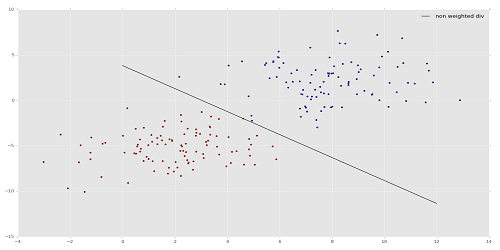
#> input picture lesson4 bitwise/mainsvmimage.png, 500 x 250 px, given in place of drawing_1.png, which was not available
$ python 'Bitwise Operators.py'
#> lines starting #> are read from the running program, lines starting #| are printed output that depends on the picture; pictures that were not available may be replaced by others from this repository, and a replacement may not be noted
#################################################
#  CREATE BY Thiraphong Thiangphadung           #
# เลขประจำตัว 593684 แผนก หทปอ-ห. ฝ่าย อปอ.      #
#  lesson 4 image Operators                     #
#################################################
import cv2
import numpy as np

img1 = cv2.imread("drawing_1.png")
#> img1 is the input picture: shape (250, 500, 3); mean B, G, R 231.8, 231.6, 231.8
img2 = cv2.imread("drawing_2.png")
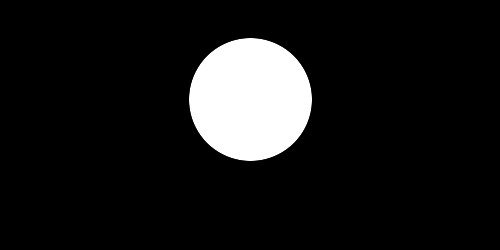
#> input picture lesson4 bitwise/drawing_2.png, 500 x 250 px
#> img2 is the input picture: shape (250, 500, 3); min 0, max 255, mean 24.1

bit_and = cv2.bitwise_and(img1, img2) #(1*1=1 ,1*0=0)
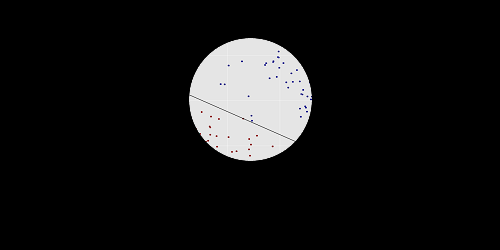
#> bit_and: shape (250, 500, 3); mean B, G, R 21.4, 21.4, 21.4
bit_or = cv2.bitwise_or(img1, img2) #(0+1=1 ,0+0=0 , 1+1=1 , 1+0=1)
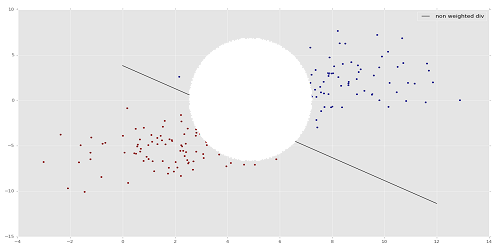
#> bit_or: shape (250, 500, 3); mean B, G, R 234.5, 234.4, 234.6
bit_xor = cv2.bitwise_xor(img1, img2) #(1+1=0)
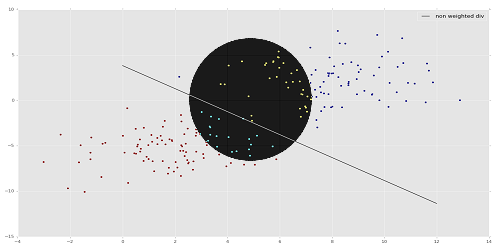
#> bit_xor: shape (250, 500, 3); mean B, G, R 213.1, 213, 213.2
bit_not = cv2.bitwise_not(img1)
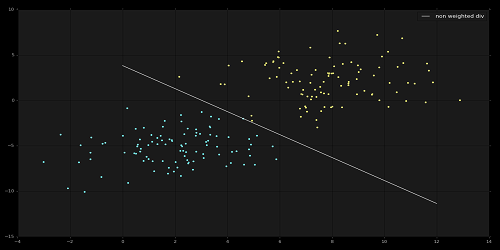
#> bit_not: shape (250, 500, 3); mean B, G, R 23.2, 23.4, 23.2
bit_not2 = cv2.bitwise_not(img2)
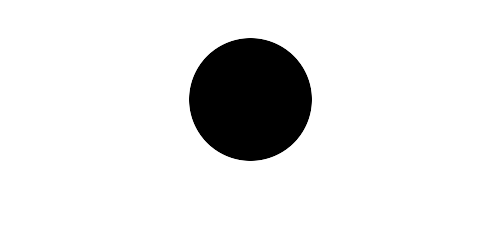
#> bit_not2: shape (250, 500, 3); min 0, max 255, mean 230.9

cv2.imshow("img1", img1)
cv2.imshow("img2", img2)

cv2.imshow("bit_and", bit_and)
cv2.imshow("bit_or", bit_or)
cv2.imshow("bit_xor", bit_xor)
cv2.imshow("bit_not", bit_not)
cv2.imshow("bit_not2", bit_not2)

cv2.waitKey(0)
cv2.destroyAllWindows()
